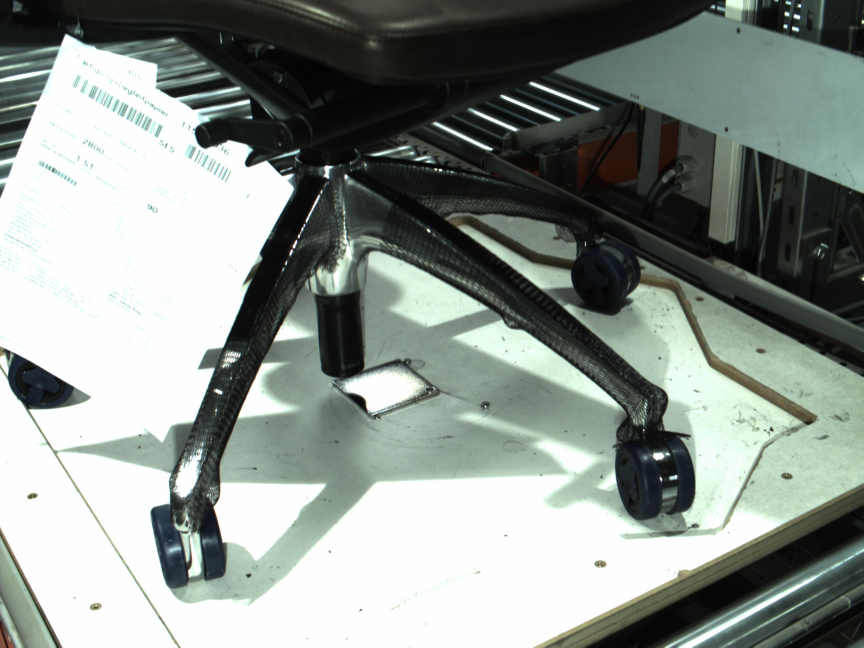
#> input picture SourceImages/Test_Images/Dunkelblau_cam0.jpg, 2590 x 1942 px, found by its file name (shown at 1/3 size)
$ python HSV_Finder.py
#> lines starting #> are read from the running program, lines starting #| are printed output that depends on the picture; after the words box and inside, x2 and y2 are one past the last pixel; in counts of white or black regions, pixels touching at a corner belong together
##########################################
## Name:    HSV_Finder                  ##
## Author:  Alexander Orlowski          ##
## Company: Sedus Sysems GmbH           ##
## Date:    28.07.2020                  ##
## Version: 1.0
##########################################
## Description:                         ##
## This Program find and detect Objects ##
## given a picture based on its color   ##
##########################################

import cv2
import numpy as np
from sys import argv

#dummy funktion
def empty(a):
    pass

# Set Window for Trackbar for managing Values
cv2.namedWindow('ColorSelect')
cv2.createTrackbar('Hue_Low','ColorSelect',0,180,empty)
cv2.createTrackbar('Hue_High','ColorSelect',12,180,empty)
cv2.createTrackbar('Sat_Low','ColorSelect',74,255,empty)
cv2.createTrackbar('Sat_High','ColorSelect',206,255,empty)
cv2.createTrackbar('Val_Low','ColorSelect',0,255,empty)
cv2.createTrackbar('Val_High','ColorSelect',255,255,empty)


while True:
    # Get Values from Trackbar
    hue_low = cv2.getTrackbarPos('Hue_Low','ColorSelect')
    hue_high = cv2.getTrackbarPos('Hue_High','ColorSelect')
    sat_low = cv2.getTrackbarPos('Sat_Low','ColorSelect')
    sat_high = cv2.getTrackbarPos('Sat_High','ColorSelect')
    val_low = cv2.getTrackbarPos('Val_Low','ColorSelect')
    val_high = cv2.getTrackbarPos('Val_High','ColorSelect')

    #Read Image
    if ((len(argv) >1) and (argv[1] == '--picture') and (argv[2] != None)):
        pic = cv2.imread(argv[2].replace('\\','\\\\'))
    else:
        pic = cv2.imread('.\\SourceImages\\Test_Images\\Dunkelblau_cam0.jpg')
#> pic is the input picture: shape (1942, 2590, 3); mean B, G, R 140.1, 145.5, 137.9
    #Resize Image for faster processing
    pic = cv2.resize(pic, None, fx=0.2, fy=0.2)
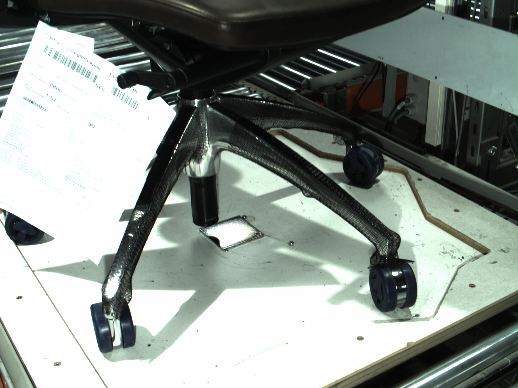
#> pic: shape (388, 518, 3); mean B, G, R 140, 145.5, 137.9
    #Change Color from RGB to HSV
    picHSV = cv2.cvtColor(pic, cv2.COLOR_BGR2HSV)
#> picHSV: shape (388, 518, 3); mean H, S, V 46.7, 26.9, 146

    #Set the lower and upper HSV-Ranges
    lower = np.array([hue_low,sat_low,val_low])
    upper = np.array([hue_high,sat_high,val_high])
    #Use OpenCV build-in inRange and medianBlur functions
    find = cv2.inRange(picHSV, lower, upper)
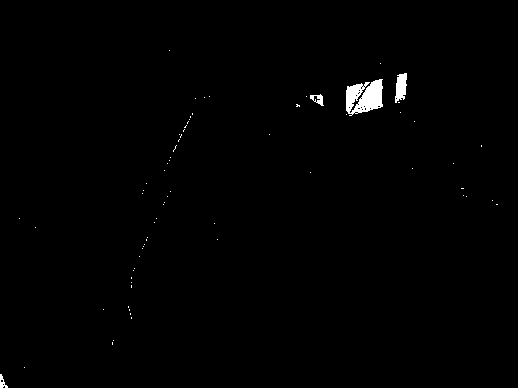
#> find: shape (388, 518); 0.72% white; 71 white regions (67 under 20 px), largest, box (x1, y1, x2, y2) and area: (346, 79, 383, 116) 934, (395, 73, 407, 103) 257, (310, 94, 324, 106) 83, (0, 374, 8, 388) 55
    #cv2.imshow('colorrange non Blur', find)
    find = cv2.medianBlur(find, 15)
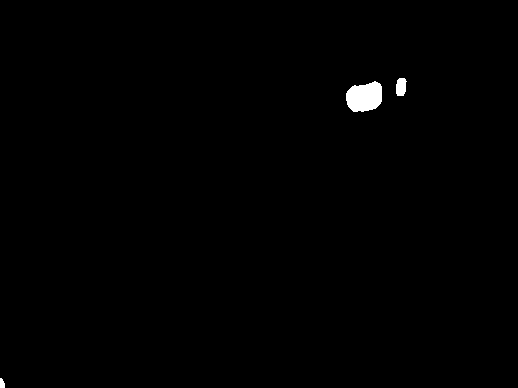
#> find: shape (388, 518); 0.54% white; 3 white regions, box (x1, y1, x2, y2) and area: (346, 81, 382, 112) 874, (396, 78, 407, 96) 163, (0, 378, 5, 388) 41
    #cv2.imshow('colorrange with Blur', find)

    # Detect and draw contours
    kernel = np.ones((9, 9), np.uint8)
    deli = cv2.dilate(find, kernel, iterations=2)
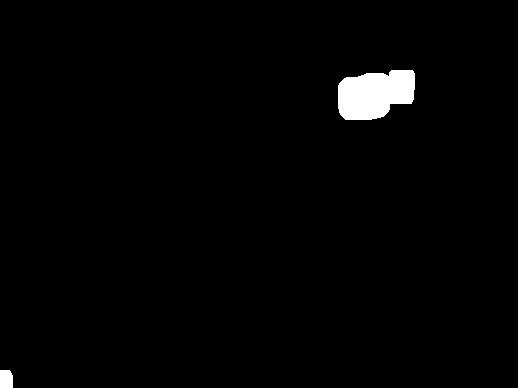
#> deli: shape (388, 518); 1.6% white; 2 white regions, box (x1, y1, x2, y2) and area: (338, 70, 415, 120) 3039, (0, 370, 13, 388) 225
    find = cv2.Canny(deli, 100, 200)
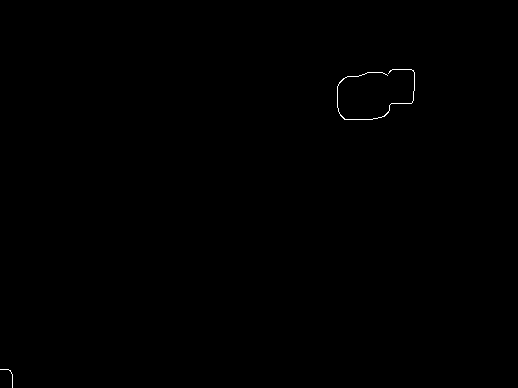
#> find: shape (388, 518); 0.13% white in thin lines or dots, all inside (x1, y1, x2, y2) = (0, 69, 415, 388)
    con, dump = cv2.findContours(deli, cv2.RETR_TREE, cv2.CHAIN_APPROX_NONE)
#> con = 2 contours; box (x1, y1, x2, y2) and area: (338, 70, 415, 120) 2930, (0, 370, 13, 388) 196; dump = [[1, -1, -1, -1], [-1, 0, -1, -1]]
    cv2.drawContours(pic, con, -1, (0, 255, 0), 3)

    #Write Text in Picture
    pic = cv2.rectangle(pic, (0, 0), (200, 50), (0, 0, 0), -1)
    pic = cv2.putText(pic, 'Found: ' + str(len(con)), (10, 30), cv2.FONT_HERSHEY_SIMPLEX, 1, (0, 0, 255), 2)
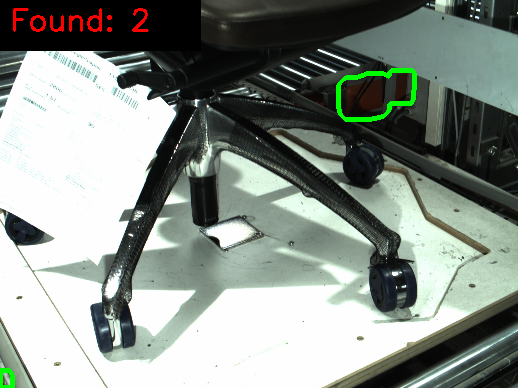
#> pic: shape (388, 518, 3); mean B, G, R 136.3, 143.2, 135.3

    cv2.imshow('pic', pic)
    cv2.imshow('hsv', find)
    cv2.imshow('deli', deli)

    #will kill loop
    if (cv2.waitKey(25) > 0):
#> (key Esc is pressed here)
        cv2.destroyAllWindows()
        break

$ run again, with SourceImages/Test_Images/1568933_500-04_05_2020_18_46_59_Fusskreuz_cam0.jpg copied over SourceImages/Test_Images/Dunkelblau_cam0.jpg
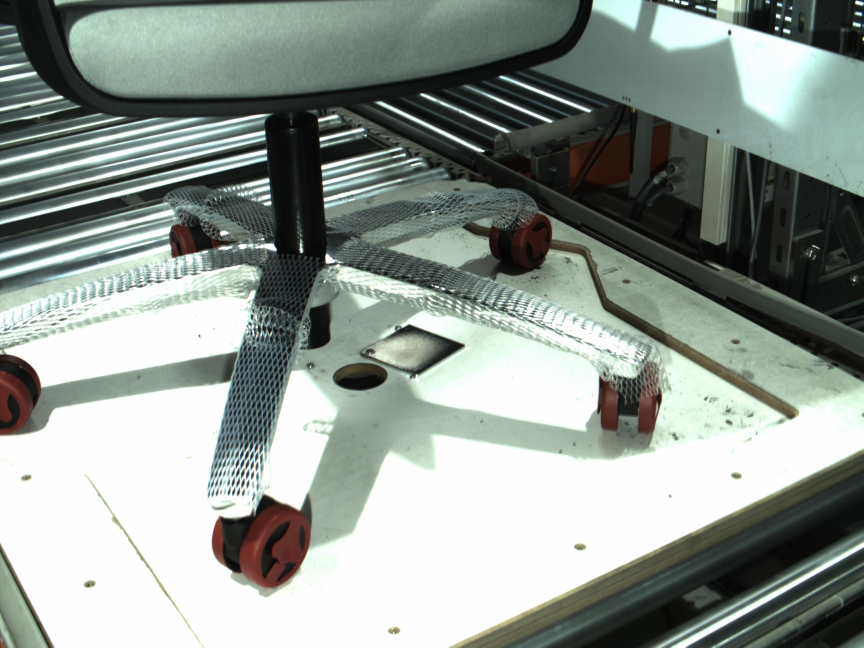
#> input picture SourceImages/Test_Images/1568933_500-04_05_2020_18_46_59_Fusskreuz_cam0.jpg, 2590 x 1942 px, found by its file name (shown at 1/3 size)
#> pic is the input picture: shape (1942, 2590, 3); mean B, G, R 147.2, 153.1, 144.5
#> picHSV: shape (388, 518, 3); mean H, S, V 50.9, 29.3, 154.2
#> deli: shape (388, 518); 5.6% white; 6 white regions, box (x1, y1, x2, y2) and area: (135, 295, 192, 359) 3164, (334, 71, 409, 121) 2988, (353, 227, 402, 263) 1640, (297, 124, 337, 166) 1481, (0, 212, 28, 265) 1327, (96, 130, 124, 159) 755
#> `find = cv2.Canny(deli, 100, 200)`:
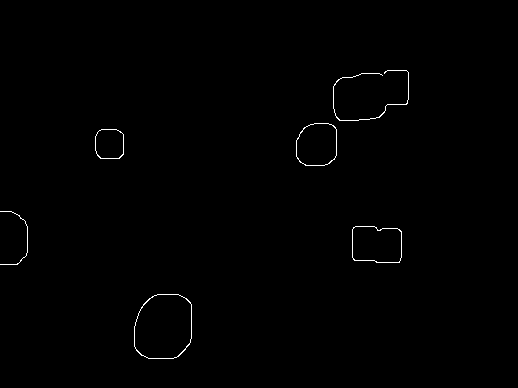
#> find: shape (388, 518); 0.47% white in thin lines or dots, all inside (x1, y1, x2, y2) = (0, 70, 409, 359)
#> con = 6 contours; box (x1, y1, x2, y2) and area: (135, 295, 192, 359) 3070, (334, 71, 409, 121) 2880, (353, 227, 402, 263) 1562, (297, 124, 337, 166) 1416, (0, 212, 28, 265) 1256, (96, 130, 124, 159) 708; dump = [[1, -1, -1, -1], [2, 0, -1, -1], [3, 1, -1, -1], [4, 2, -1, -1], [5, 3, -1, -1], [-1, 4, -1, -1]]
#> `pic = cv2.putText(pic, 'Found: ' + str(len(con)), (10, 30), cv2.FONT_H..`:
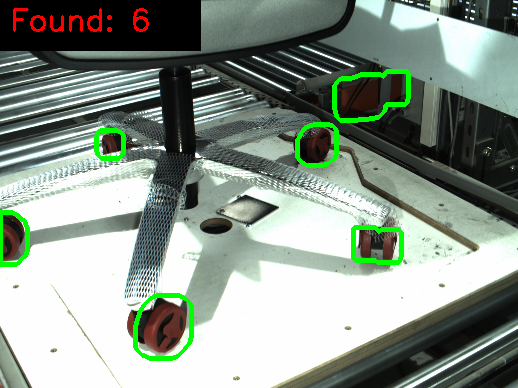
#> pic: shape (388, 518, 3); mean B, G, R 137.8, 148.6, 136.6

$ run again, with SourceImages/Test_Images/1568933_500-04_05_2020_19_00_25_Fusskreuz_cam0.jpg copied over SourceImages/Test_Images/Dunkelblau_cam0.jpg
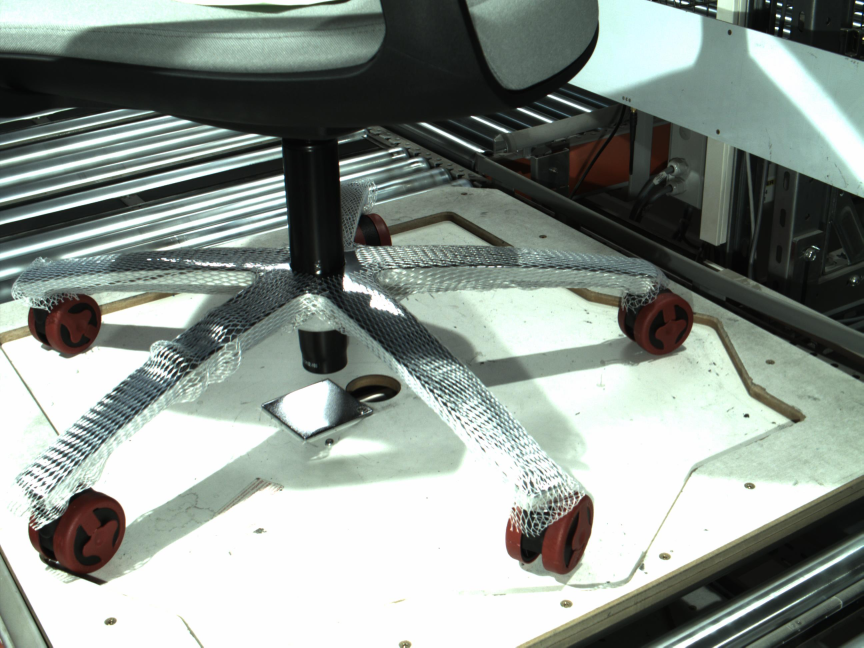
#> input picture SourceImages/Test_Images/1568933_500-04_05_2020_19_00_25_Fusskreuz_cam0.jpg, 2590 x 1942 px, found by its file name (shown at 1/3 size)
#> pic is the input picture: shape (1942, 2590, 3); mean B, G, R 142.3, 148.6, 139.8
#> picHSV: shape (388, 518, 3); mean H, S, V 53.6, 30.3, 149.8
#> deli: shape (388, 518); 6.4% white; 5 white regions, box (x1, y1, x2, y2) and area: (23, 288, 81, 350) 3084, (334, 72, 409, 121) 2994, (296, 295, 363, 350) 2661, (370, 169, 420, 218) 2166, (16, 174, 66, 217) 1950
#> `find = cv2.Canny(deli, 100, 200)`:
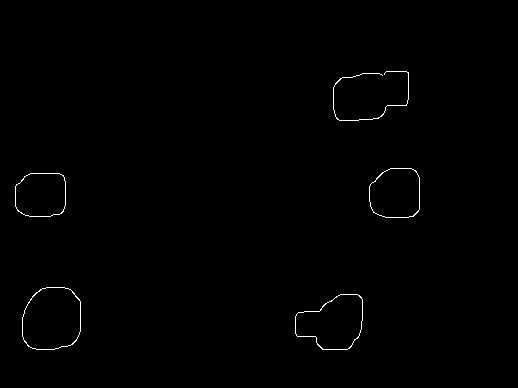
#> find: shape (388, 518); 0.49% white in thin lines or dots, all inside (x1, y1, x2, y2) = (15, 71, 420, 350)
#> con = 5 contours; box (x1, y1, x2, y2) and area: (23, 288, 81, 350) 2991, (334, 72, 409, 121) 2886, (296, 295, 363, 350) 2561, (370, 169, 420, 218) 2086, (16, 174, 66, 217) 1872; dump = [[1, -1, -1, -1], [2, 0, -1, -1], [3, 1, -1, -1], [4, 2, -1, -1], [-1, 3, -1, -1]]
#> `pic = cv2.putText(pic, 'Found: ' + str(len(con)), (10, 30), cv2.FONT_H..`:
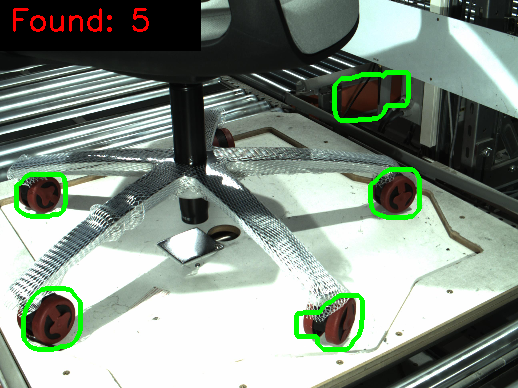
#> pic: shape (388, 518, 3); mean B, G, R 132.5, 143.9, 131.4
